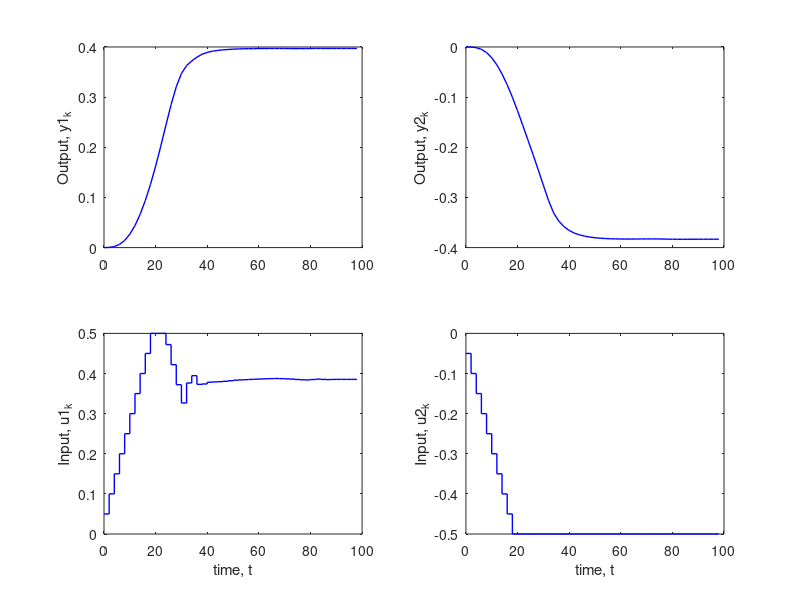

Reproduce this figure in MATLAB.
%% Generating the step response matrix for MIMO System
G11=tf(1.7,[60.48 15.6 1]); 
G12=tf(.5,[19.36 7.04 1]); 
G21=tf(.3,[10.89 4.62 1]); 
G22=tf(1,[36 12 1]); 
h=2;
n=25;
y11=step(G11,0:h:n*h);
y12=step(G12,0:h:n*h);
y21=step(G21,0:h:n*h);
y22=step(G22,0:h:n*h);
S11=y11(2:end);
S12=y12(2:end);
S21=y21(2:end);
S22=y22(2:end);
S=zeros(2*n,2);
for i=1:n
    S(2*i-1,1)=S11(i);
    S(2*i-1,2)=S12(i);
    S(2*i,1)=S21(i);
    S(2*i,2)=S22(i);
end
%% Defining Parameters and Weights
ySP=[.4;-.4];          % Setpoint
m=4;            % Control horizon
p=12;           % Prediction horizon
Wo1=100;            % Output weight1
Wo2=100;            % Output weight2
Wi1=.05;         % Input weight1
Wi2=.05;         % Input weight2
duMax=.05;       % Input Change Constraints
duMin=-.05;
uMax=.5;         % Input Magnitude Constraints
uMin=-.5;
%% Initialisation
uPrev=[0;0];
Yk0=zeros(2*n,1);
maxTime=50;

Y_SAVE1=zeros(maxTime+1,1);
Y_SAVE2=zeros(maxTime+1,1);
T_SAVE=zeros(maxTime+1,1);
U_SAVE1=zeros(maxTime,1);
U_SAVE2=zeros(maxTime,1);

%% Pre-Computing Matrices
bigR=repmat(ySP,[p 1]); %Bigger Setpoint Matrix
bigSu=zeros(2*p,2*m);
gammaY=zeros(2*p);
Im=eye(2*m);
Jm=zeros(2*m);
for i=1:p
    if i~=1
        bigSu(2*i-1:2*i,3:2*m)=bigSu(2*i-3:2*i-2,1:2*m-2);
    end
    bigSu(2*i-1:2*i,1:2)=S(2*i-1:2*i,:);
    gammaY(2*i-1,2*i-1)=Wo1;
    gammaY(2*i,2*i)=Wo2;
end
gammaU=zeros(2*m);
for i=1:m
    if i~=1
        Jm(2*i-1:2*i,3:2*m)=Jm(2*i-3:2*i-2,1:2*m-2);
    end
    gammaU(2*i-1,2*i-1)=Wi1;
    gammaU(2*i,2*i)=Wi2;
    Jm(2*i-1:2*i,1:2)=eye(2);
end
Hess=bigSu'*gammaY*bigSu + gammaU; %Computing Hess
LHS=[Im;-Im;Jm;-Jm]; %Left Hand Constraint
%% Implementation
for k=1:maxTime+1
    time=(k-1)*h;
    if (k==1)
        YHAT=Yk0;
    end
    predErr=YHAT(3:2*p+2)-bigR; %Error for MIMO
    grad=bigSu'*gammaY*predErr;
    %du=-inv(Hess)*grad;
    RHS=[repmat(duMax,2*m,1); repmat(-duMin,2*m,1);repmat( (uMax-uPrev),m,1);repmat(-(uMin-uPrev),m,1)];
    big_dU=quadprog(Hess,grad,LHS,RHS);
    uk=uPrev+big_dU(1:2);
    uPrev=uk;
    U_SAVE1(k)=uk(1);
    U_SAVE2(k)=uk(2);
    YHAT=[YHAT(3:end);YHAT(end-1:end)] + S*big_dU(1:2); %2Step Forward Shift
    yk=YHAT(1:2);
    Y_SAVE1(k+1)=yk(1);
    Y_SAVE2(k+1)=yk(2);
    T_SAVE(k+1)=k*h;
end
%% Plotting
subplot(2,2,1);
plot(T_SAVE(1:maxTime),Y_SAVE1(1:maxTime),'-b','linewidth',1); 
ylabel('Output, y1_k');
subplot(2,2,2);
plot(T_SAVE(1:maxTime),Y_SAVE2(1:maxTime),'-b','linewidth',1); 
ylabel('Output, y2_k');
subplot(2,2,3);
stairs(T_SAVE(1:maxTime),U_SAVE1(1:maxTime),'-b','linewidth',1); 
ylabel('Input, u1_k'); xlabel('time, t')
subplot(2,2,4);
stairs(T_SAVE(1:maxTime),U_SAVE2(1:maxTime),'-b','linewidth',1); 
ylabel('Input, u2_k'); xlabel('time, t')

